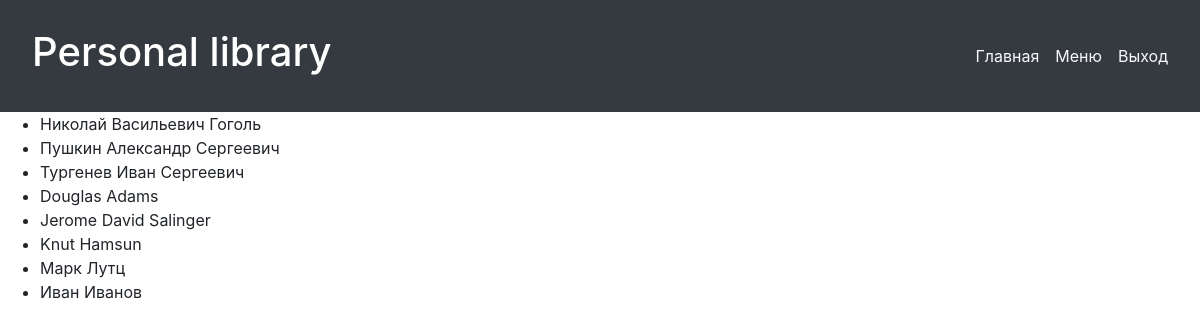
Screenshot of /authors/ with the database file from the repository.
### p_library/models.py (models this page shows, shortened)
class Author(models.Model):
    full_name = models.TextField()
    birth_year = models.SmallIntegerField()
    country = models.CharField(max_length=2)

### p_library/views.py (the view)
# urls.py: path('authors/', AuthorList.as_view(), name='author_list'),
class AuthorList(ListView):
    model = Author
    template_name = 'authors_list.html'

### p_library/templates/authors_list.html (shortened to what this page needs)
<!DOCTYPE html>
<html lang="en">
<head>
</head>
<body>
    {% extends 'base.html' %}
    {% block content %}
    <ul>
		{% for author in object_list %}
		    <li>{{ author.full_name }}</li>
		{% endfor %}
	</ul>
    {% endblock %}

### rows the page displays
Author: full_name "Николай Васильевич Гоголь"
Author: full_name "Пушкин Александр Сергеевич"
Author: full_name "Тургенев Иван Сергеевич"
Author: full_name "Douglas Adams"
Author: full_name "Jerome David Salinger"
Author: full_name "Knut Hamsun"
Author: full_name "Марк Лутц"
Author: full_name "Иван Иванов"
